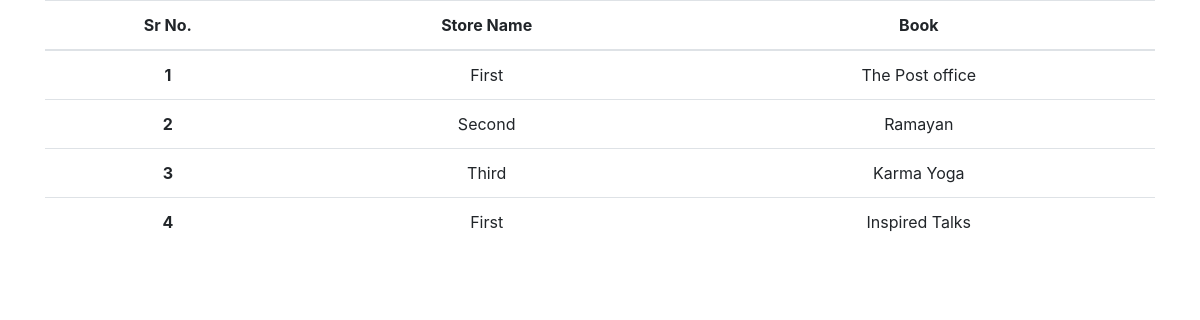
The app's page /store/list/ with its own data.
### App/models.py (models this page shows, shortened)
class Book(models.Model):
    name 		= models.CharField(max_length=300)
    price 		= models.IntegerField(default=0)
    publisher 	= models.ForeignKey(Publisher, on_delete=models.CASCADE)
    class Meta:
        default_related_name = 'books'

class Store(models.Model):
    name 		= models.CharField(max_length=300)
    books 		= models.ManyToManyField(Book)
    class Meta:
        default_related_name = 'stores'

### App/views.py (the view)
# urls.py: path('store/list/', views.store_list, name='store_list'),
@query_debugger
def store_list(request):
    queryset = Store.objects.all()
    stores = []
    for store in queryset:
        books = [book.name for book in store.books.all()]
        stores.append({'id': store.id, 'name': store.name, 'books': books})
    return render(request, 'index.html', {'stores':stores})

### App/templatetags/custom_filters.py (called while the page is built)
@register.filter(name='get_list_value')
def get_list_value(lt):
    if not lt:
        return '--'
    return lt[0]

### App/templates/index.html (shortened to what this page needs)
{% load custom_filters %}
<!doctype html>
<html lang="en">
  <head>
    <link rel="stylesheet" href="https://maxcdn.bootstrapcdn.com/bootstrap/4.0.0/css/bootstrap.min.css">
  </head>
  <body>
    <div class="container">
      {% if books %}
      <table class="table">
      <thead class="text-center">
        <tr>
          <th scope="col">Sr No.</th>
          <th scope="col">Book Name</th>
          <th scope="col">Book Price(₹)</th>
          <th scope="col">Publisher Name</th>
        </tr>
      </thead>
      <tbody class="text-center">
        {% for book in books %}
        <tr>
          <th scope="row">{{ forloop.counter }}</th>
          <td>{{ book.name }}</td>
          <td>{{ book.price }}</td>
          <td>{{ book.publisher }}</td>
        </tr>
        {% endfor %}
      </tbody>
    </table>
    {% elif stores %}
    <table class="table">
      <thead class="text-center">
        <tr>
          <th scope="col">Sr No.</th>
          <th scope="col">Store Name</th>
          <th scope="col">Book</th>
        </tr>
      </thead>
      <tbody class="text-center">
        {% for store in stores %}
        <tr>
          <th scope="row">{{ forloop.counter }}</th>
          <td>{{ store.name }}</td>
          <td>{{ store.books|get_list_value }}</td>
        </tr>
        {% endfor %}
      </tbody>
    </table>
    {% endif %}
    </div>
  </body>
</html>

### records on screen
Book: name "First", books|get_list_value "The Post office"
Book: name "Second", books|get_list_value "Ramayan"
Book: name "Third", books|get_list_value "Karma Yoga"
Book: name "First", books|get_list_value "Inspired Talks"
